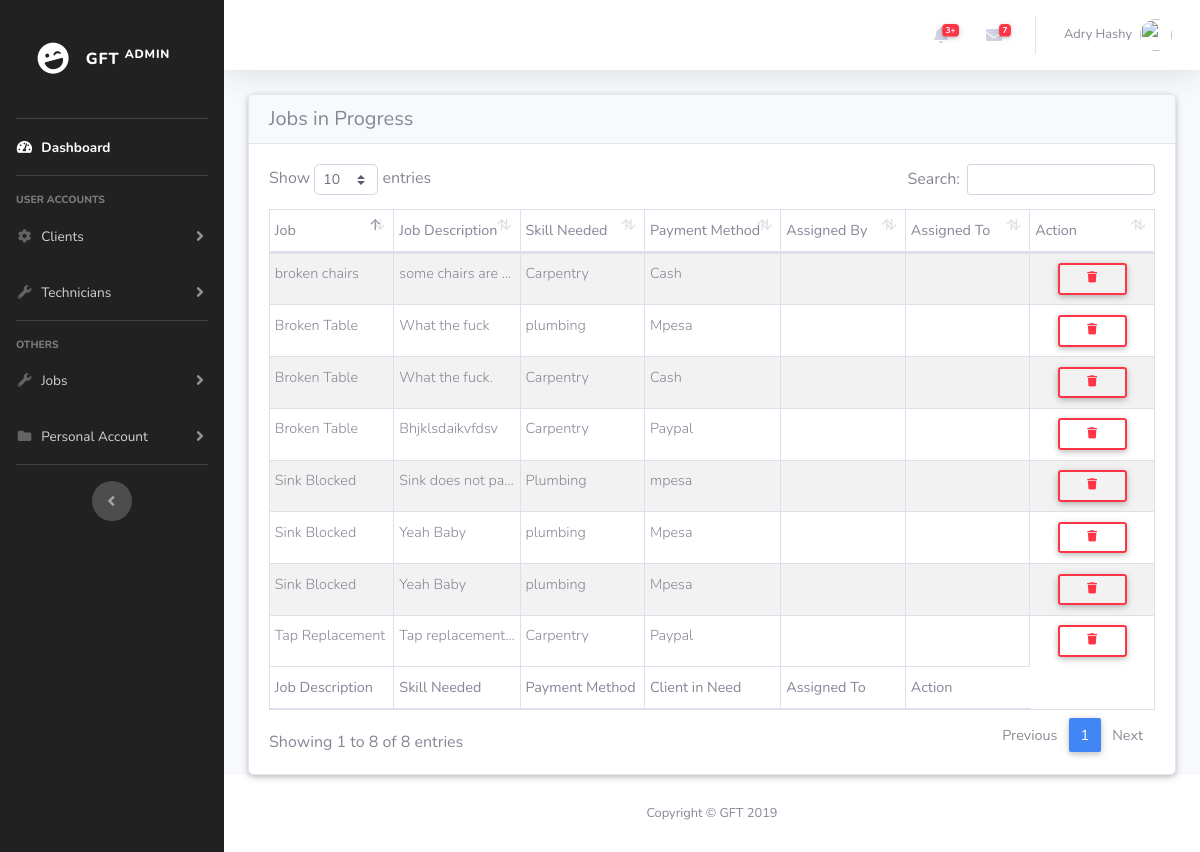
/Admin/jobsincomplete.php (signed in), run on the app's committed database.
### tables this page shows
CREATE TABLE `users` (
  `C_id` int(255) NOT NULL,
  `first_name` varchar(255) NOT NULL,
  `second_name` varchar(255) NOT NULL,
  `national_id` int(20) NOT NULL,
  `email` varchar(100) NOT NULL,
  `password` varchar(100) NOT NULL,
  `role` varchar(100) NOT NULL
);

CREATE TABLE `job` (
  `J_Id` int(100) NOT NULL,
  `job_name` varchar(20) NOT NULL,
  `job_description` varchar(255) NOT NULL,
  `skill_needed` varchar(50) NOT NULL,
  `assigned_by` varchar(100) NOT NULL,
  `assigned_to` varchar(100) NOT NULL,
  `payment_method` varchar(20) NOT NULL,
  `job_status` tinyint(1) NOT NULL,
  `comments` text DEFAULT NULL,
  `datetime` timestamp NOT NULL DEFAULT current_timestamp()
);

### Admin/jobsincomplete.php (the view, shortened to what this page needs)
<!DOCTYPE html>
<html lang="en">
<head>
  <link href="vendor/fontawesome-free/css/all.min.css" rel="stylesheet" type="text/css">
  <link href="../bootstrap-4.2.1-dist/css/mdb.min.css" rel="stylesheet">
  <link href="css/sb-admin-2.min.css" rel="stylesheet">
  <link href="vendor/datatables/dataTables.bootstrap4.min.css" rel="stylesheet">
</head>
<body id="page-top">
  <div id="wrapper">
      <?php include '../includes/adminnav.php'; ?>
    <div id="content-wrapper" class="d-flex flex-column">
      <div id="content">
        <?php include '../includes/AdminTop.php'; ?>
        <div class="container-fluid">
          <div class="card">
            <h5 class="card-header h5">Jobs in Progress</h5>
          <div class="card-body">
          <table id="dataTable" class="table table-striped table-bordered table-sm" cellspacing="0" width="100%">
            <thead>
              <tr>
              <th class="th-sm">Job</th>
              <th class="th-sm">Job Description</th>
              <th class="th-sm">Skill Needed</th>
              <th class="th-sm">Payment Method</th>
              <th class="th-sm">Assigned By</th>
              <th class="th-sm">Assigned To</th>
              <th class="th-sm">Action</th>
              </tr>
            </thead>
            <tbody>
              <?php
                $jobcompleted = mysqli_query($con, "SELECT * FROM job WHERE job_status=0");
                while ($row = mysqli_fetch_array($jobcompleted)) {
              ?>
              <tr>
                <td><?php echo $row['job_name'] ;?></td>
                <td class='text-truncate' style='max-width: 12px;'><?php echo $row['job_description'] ;?></td>
                <td><?php echo $row['skill_needed'] ;?></td>
                <td><?php echo $row['payment_method'] ;?></td>
                <td></td>
                <td></td>
                <td class='text-center'>
                  <button type='button' class='btn btn-outline-danger btn-sm m-0 waves-effect' data-toggle='modal' data-target="#DeleteUser<?php echo $row['J_Id'];?>"> <i class='fas fa-fw fa-trash'></i></button>
                </td>
              </tr>
                <?php }
        ?>
            </tbody>
            <tfoot>
              <tr>
              <th class="th-sm">Job Description</th>
              <th class="th-sm">Skill Needed</th>
              <th class="th-sm">Payment Method</th>
              <th class="th-sm">Client in Need</th>
              <th class="th-sm">Assigned To</th>
              <th class="th-sm">Action</th>
              </tr>
            </tfoot>
          </table>
        </div>
        </div>
        </div>
      </div>
<?php include '../includes/AdminFoot.php'; ?>
    </div>
  </div>
</body>
</html>

### includes/AdminTop.php (shortened to what this page needs)
<?php
    if($_SESSION['admin'])
  {
      include '../includes/db-conn.php';
      $email=$_SESSION['admin'];
      $user = mysqli_query($con, "SELECT * FROM users WHERE `email`='$email'");
      while($get_user = mysqli_fetch_assoc($user))
      {
          $fname=$get_user['first_name'];
          $sname=$get_user['second_name'];
          $names = $fname.' '.$sname;
      }
  }
  else{
      header('location:../login.php');
  }
?>
<!DOCTYPE html>
<html>
<head>
</head>
        <nav class="navbar navbar-expand navbar-light bg-white topbar mb-4 static-top shadow">
          <ul class="navbar-nav ml-auto">
            <li class="nav-item dropdown no-arrow mx-1">
              <a class="nav-link dropdown-toggle" href="#" id="alertsDropdown" role="button" data-toggle="dropdown" aria-haspopup="true" aria-expanded="false">
                <i class="fas fa-bell fa-fw"></i>
                <span class="badge badge-danger badge-counter">3+</span>
              </a>
            </li>
            <li class="nav-item dropdown no-arrow mx-1">
              <a class="nav-link dropdown-toggle" href="#" id="messagesDropdown" role="button" data-toggle="dropdown" aria-haspopup="true" aria-expanded="false">
                <i class="fas fa-envelope fa-fw"></i>
                <span class="badge badge-danger badge-counter">7</span>
              </a>
            </li>
            <li class="nav-item dropdown no-arrow">
              <a class="nav-link dropdown-toggle" href="#" id="userDropdown" role="button" data-toggle="dropdown" aria-haspopup="true" aria-expanded="false">
                <span class="mr-2 d-none d-lg-inline text-gray-600 small"><?php echo $names?></span>
                <img class="img-profile rounded-circle" src="<?php echo $url; ?>">
              </a>
            </li>
          </ul>
        </nav>
</html>

### data on the page
users: names "Adry Hashy"
job: job_name "Sink Blocked", job_description "Sink does not pa…", skill_needed "Plumbing", payment_method "mpesa"
job: job_name "Broken Table", job_description "What the fuck", skill_needed "plumbing", payment_method "Mpesa"
job: job_name "Broken Table", job_description "What the fuck.", skill_needed "Carpentry", payment_method "Cash"
job: job_name "Sink Blocked", job_description "Yeah Baby", skill_needed "plumbing", payment_method "Mpesa"
job: job_name "Sink Blocked", job_description "Yeah Baby", skill_needed "plumbing", payment_method "Mpesa"
job: job_name "Tap Replacement", job_description "Tap replacement…", skill_needed "Carpentry", payment_method "Paypal"
job: job_name "Broken Table", job_description "Bhjklsdaikvfdsv", skill_needed "Carpentry", payment_method "Paypal"
job: job_name "broken chairs", job_description "some chairs are…", skill_needed "Carpentry", payment_method "Cash"
